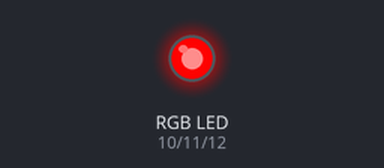
The sketch below on a simulated Arduino Uno, built with avr-gcc and run on an emulated ATmega328P. Shown: an RGB LED mixed from three pins (HIGH = lit). Dim RGB values are drawn brighter than linear.

Above: at 0.05 s.
At 4.15 s:
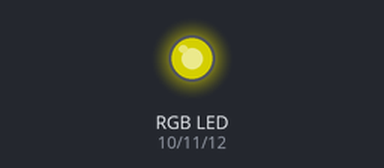
At 6.25 s:
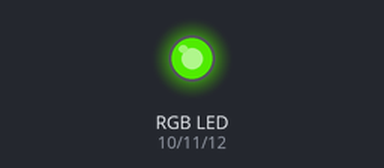
At 8.35 s:
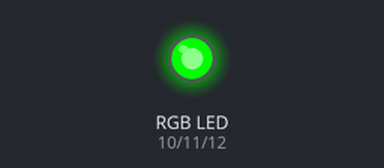
At 12.55 s:
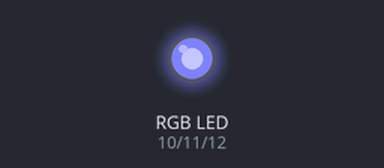
At 16.75 s:
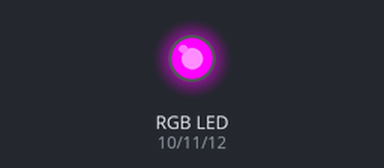
Timing chart, 0 to 21.9 s (numbered marks = the images above):
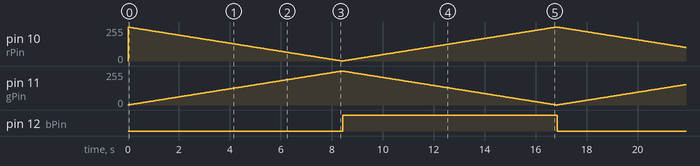

The sketch:

downloaded_RGB__nm_.ino
```cpp
// variables to hold the LED color
int rVal = 254;
int gVal = 1;
int bVal = 127;

int rDir = -1;
int gDir = 1;
int bDir = -1;

// constants to name the pins
const int rPin = 10;
const int gPin = 11;
const int bPin = 12;

void setup() {
  // declare the pinModes
  pinMode(rPin, OUTPUT);
  pinMode(gPin, OUTPUT);
  pinMode(bPin, OUTPUT);
}

void loop() {
  // PWM the LED
  // when using a common anode RGB LED like the ones in
  // your kits, you create a voltage difference across
  // each diode to light up the LED, that is, a PWM value
  // of 255 will turn that light off, while a PWM value of 0
  // will turn that light on fully.

  analogWrite(rPin, rVal);
  analogWrite(gPin, gVal);
  analogWrite(bPin, bVal);

  // change the values of the LEDs
  rVal = rVal + rDir;
  gVal = gVal + gDir;
  bVal = bVal + bDir;

  // for each color, change direction if
  // you reached 0 or 255
  if (rVal >= 255 || rVal <= 0) {
    rDir = rDir * -1;
  }

  if (gVal >= 255 || gVal <= 0) {
    gDir = gDir * -1;
  }

  if (bVal >= 255 || bVal <= 0) {
    bDir = bDir * -1;
  }

  // slight delay so it doesn't rotate color too quicky
  delay(33);
}
```

Measured:
- by itself, pin 12 (bPin): alternates HIGH for 8.4 s and LOW for 8.4 s
